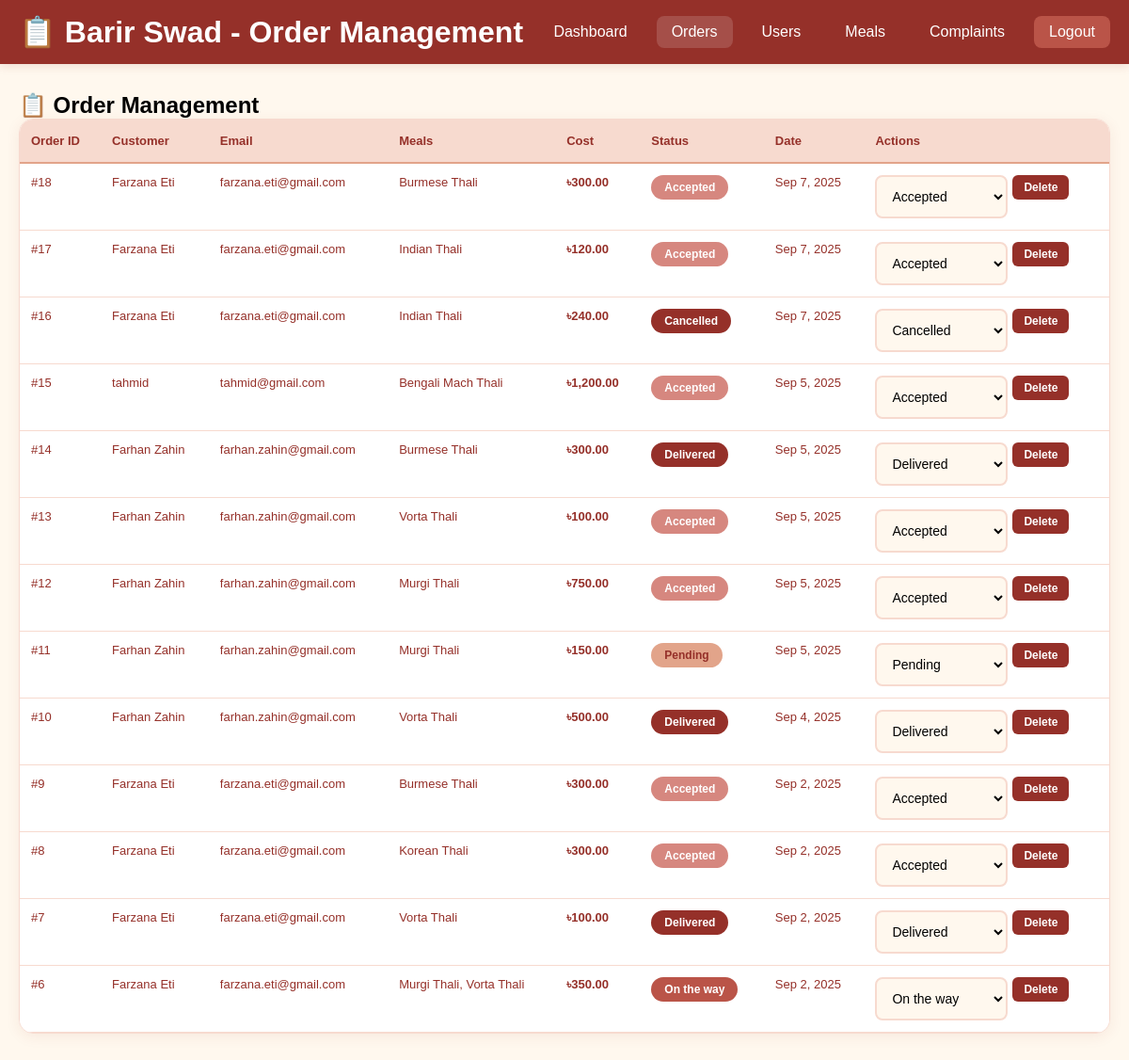
Before: /admin_orders.php (signed in) with the older database file.
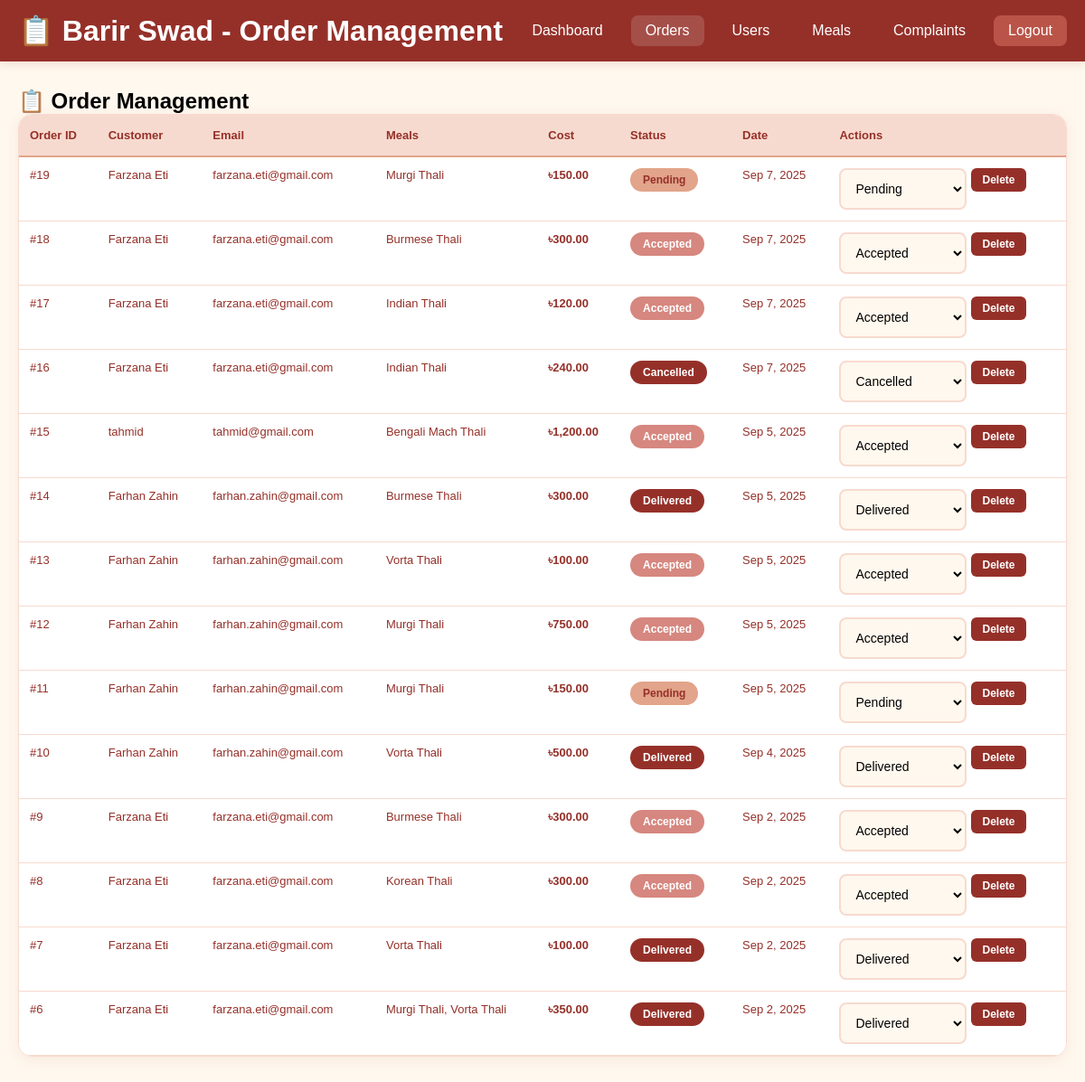
After: the same page with the newer database file.
### tables this page shows
CREATE TABLE `orders` (
  `OrderID` int(11) NOT NULL,
  `Customer_ID` int(10) NOT NULL,
  `Cost` decimal(10,2) NOT NULL,
  `Status` enum('Pending','On the way','Accepted','Delivered','Cancelled') NOT NULL DEFAULT 'Pending',
  `Date` date NOT NULL
);

CREATE TABLE `user` (
  `U_ID` int(10) NOT NULL,
  `Email` varchar(50) NOT NULL,
  `Exp_Years` int(50) NOT NULL,
  `Name` varchar(100) NOT NULL,
  `Address` varchar(100) NOT NULL,
  `Type` enum('Admin','Customer','Cook','') NOT NULL DEFAULT 'Customer',
  `Password` varchar(15) NOT NULL
);

### admin_orders.php (the view, shortened to what this page needs)
<?php
require 'dbconnect.php';
$sql = "
    SELECT
        o.OrderID,
        u.Name as Customer,
        u.Email,
        o.Cost,
        o.Status,
        o.Date,
        GROUP_CONCAT(m.Name SEPARATOR ', ') as Meals
    FROM orders o
    JOIN user u ON o.Customer_ID = u.U_ID
    LEFT JOIN orders_have_meal ohm ON o.OrderID = ohm.OrderID
    LEFT JOIN meal m ON ohm.M_ID = m.Meal_ID
    GROUP BY o.OrderID, u.Name, u.Email, o.Cost, o.Status, o.Date
    ORDER BY o.Date DESC, o.OrderID DESC
";
$orders_result = $conn->query($sql);
?>
<!DOCTYPE html>
<html lang="en">
<head>
    <link rel="stylesheet" href="styles.css">
</head>
<body>
    <header class="admin-header">
        <div class="admin-nav">
            <h1>📋 Barir Swad - Order Management</h1>
            <nav class="nav-links">
                <a href="admin_dash.php">Dashboard</a>
                <a href="admin_orders.php" class="active">Orders</a>
                <a href="admin_users.php">Users</a>
                <a href="admin_meals.php">Meals</a>
                <a href="admin_complaint_dashboard.php">Complaints</a>
                <a href="admin_logout.php" class="logout-btn">Logout</a>
            </nav>
        </div>
    </header>
    <div class="container">
        <h2>📋 Order Management</h2>
        <div class="orders-table">
            <?php if ($orders_result->num_rows > 0): ?>
                <table class="table">
                    <thead>
                        <tr>
                            <th>Order ID</th>
                            <th>Customer</th>
                            <th>Email</th>
                            <th>Meals</th>
                            <th>Cost</th>
                            <th>Status</th>
                            <th>Date</th>
                            <th>Actions</th>
                        </tr>
                    </thead>
                    <tbody>
                        <?php while($order = $orders_result->fetch_assoc()): ?>
                            <tr>
                                <td>#<?= $order['OrderID'] ?></td>
                                <td><?= htmlspecialchars($order['Customer']) ?></td>
                                <td><?= htmlspecialchars($order['Email']) ?></td>
                                <td class="meals-list">
                                    <?= $order['Meals'] ? htmlspecialchars($order['Meals']) : 'No meals' ?>
                                </td>
                                <td><strong>৳<?= number_format($order['Cost'], 2) ?></strong></td>
                                <td>
                                    <span class="status <?= strtolower(str_replace(' ', '-', $order['Status'])) ?>">
                                        <?= $order['Status'] ?>
                                    </span>
                                </td>
                                <td><?= date('M j, Y', strtotime($order['Date'])) ?></td>
                                <td>
                                    <div class="action-buttons">
                                        <form method="POST" class="status-form">
                                            <select name="status" class="status-select" onchange="this.form.submit()">
                                                <option value="Pending" <?= $order['Status'] == 'Pending' ? 'selected' : '' ?>>Pending</option>
                                                <option value="Accepted" <?= $order['Status'] == 'Accepted' ? 'selected' : '' ?>>Accepted</option>
                                                <option value="On the way" <?= $order['Status'] == 'On the way' ? 'selected' : '' ?>>On the way</option>
                                                <option value="Delivered" <?= $order['Status'] == 'Delivered' ? 'selected' : '' ?>>Delivered</option>
                                                <option value="Cancelled" <?= $order['Status'] == 'Cancelled' ? 'selected' : '' ?>>Cancelled</option>
                                            </select>
                                        </form>
                                        <form method="POST" style="display: inline;" onsubmit="return confirm('Are you sure you want to delete this order?')">
                                            <button type="submit" name="delete_order" class="btn-sm btn-danger">Delete</button>
                                        </form>
                                    </div>
                                </td>
                            </tr>
                        <?php endwhile; ?>
                    </tbody>
                </table>
            <?php endif; ?>
        </div>
    </div>
</body>
</html>

### styles.css (style rules this page uses)
* { margin: 0; padding: 0; box-sizing: border-box; font-family: Arial, sans-serif; }
body { margin: 0; background: #FFF8EE; min-height: 100vh; }
.header, .navbar, .admin-header { background: #953029; color: white; box-shadow: 0 2px 10px rgba(149, 48, 41, 0.15); padding: 15px 0; margin-bottom: 20px; }
.nav, .admin-nav { display: flex; justify-content: space-between; align-items: center; max-width: 1200px; margin: 0 auto; padding: 0 20px; width: 100%; }
.nav-links { display: flex; gap: 15px; align-items: center; }
.nav-links a, .navbar nav a { color: white; text-decoration: none; padding: 8px 16px; border-radius: 8px; font-weight: 500; transition: background 0.3s; }
.nav-links a:hover, .navbar nav a:hover, .nav-links a.active { background: rgba(255,255,255,0.15); }
.logout-btn, .nav-links .logout { background: #BA5448; color: white; padding: 8px 15px; border: none; border-radius: 8px; text-decoration: none; cursor: pointer; transition: background 0.3s; }
.container { max-width: 1200px; margin: 30px auto; padding: 0 20px; }
.status, .status-badge { display: inline-block; padding: 6px 14px; border-radius: 20px; font-size: 12px; font-weight: 600; color: white; margin-bottom: 8px; }
.status.pending { background: #E2A48A; color: #953029; }
.status.accepted { background: #D6877F; }
.status.delivered { background: #953029; }
.status.cancelled { background: #953029; }
.btn, button, .submit-btn { background: #953029; color: white; padding: 12px 20px; border-radius: 8px; text-decoration: none; border: none; cursor: pointer; font-size: 14px; font-weight: 600; transition: all 0.3s; display: inline-block; }
.btn-danger { background: #953029; }
.btn-sm, .btn.small { padding: 6px 12px; font-size: 12px; border-radius: 6px; }
.action-buttons { display: flex; gap: 5px; flex-wrap: wrap; }
.form-group input, .form-group select, .form-group textarea, input, textarea, select, #description { width: 100%; padding: 12px; border: 2px solid #F7DACF; border-radius: 8px; font-size: 14px; transition: all 0.3s; box-sizing: border-box; font-family: Arial, sans-serif; background: #FFF8EE; }
.table { width: 100%; border-collapse: collapse; background: white; }
.reviews-table, .catering-table, .meals-table, .orders-table, .users-table { background: white; border-radius: 15px; box-shadow: 0 3px 15px rgba(149, 48, 41, 0.08); overflow: hidden; margin-bottom: 20px; border: 1px solid #F7DACF; }
.table th { background: #F7DACF; color: #953029; padding: 15px 12px; text-align: left; border-bottom: 2px solid #E2A48A; font-weight: 600; font-size: 13px; }
.table td { padding: 12px; border-bottom: 1px solid #F7DACF; vertical-align: top; font-size: 13px; color: #953029; }
.status.on-the-way { background: #BA5448; }

Changed rows visible on the page:
added orders: OrderID "19", Customer_ID.Name "Farzana Eti", Customer_ID.Email "farzana.eti@gmail.com", Meals "Murgi Thali", Cost "150.00", Status "Pending", Date "Sep 7, 2025", status "Pending"
changed orders id 6: Status "On the way" → "Delivered"; status "On the way" → "Delivered"
